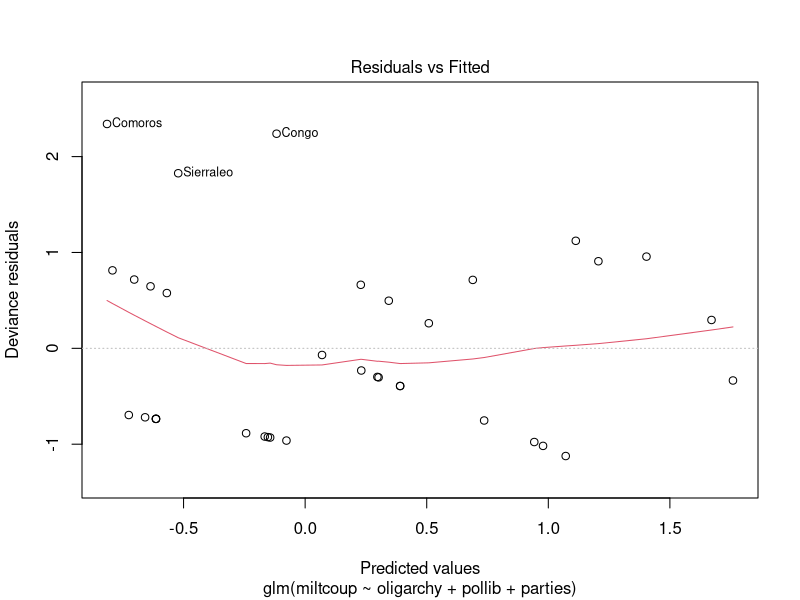

Generate this figure with R:
## ---- chunk 1
knitr::opts_chunk$set(echo = TRUE)
## ---- chunk 2
# load data
afr= read.table("africa.txt", header = TRUE)
afr$pollib = as.factor(afr$pollib)
## ---- chunk 3
summary(glm(miltcoup~oligarchy+pollib+parties+pctvote+popn+size+numelec+numregim, family = poisson, data = afr))
## ---- chunk 4
summary(glm(miltcoup~oligarchy+pollib+parties+pctvote+popn+size+numregim, family = poisson, data = afr))[[12]]
## ---- chunk 5
summary(glm(miltcoup~oligarchy+pollib+parties+pctvote+popn+size, family = poisson, data = afr))[[12]]
## ---- chunk 6
summary(glm(miltcoup~oligarchy+pollib+parties+pctvote+popn, family = poisson, data = afr))[[12]]
## ---- chunk 7
summary(glm(miltcoup~oligarchy+pollib+parties+pctvote, family = poisson, data = afr))[[12]]
## ---- chunk 8
afrglm = glm(miltcoup~oligarchy+pollib+parties, family = poisson, data = afr)
summary(afrglm)
## ---- chunk 9
# plot(predict(afrglm), residuals(afrglm, type="deviance"))
plot(afrglm, 1, ann=FALSE)
title(ylab="Deviance residuals", xlab="Predicted values")
## ---- chunk 10
# predict(afrglm, data.frame(pollib="0", oligarchy=mean(afr$oligarchy), parties=mean(afr$parties)))[[1]]
# predict(afrglm, data.frame(pollib="1", oligarchy=mean(afr$oligarchy), parties=mean(afr$parties)))[[1]]
# predict(afrglm, data.frame(pollib="2", oligarchy=mean(afr$oligarchy), parties=mean(afr$parties)))[[1]]
## ---- chunk 11
print("pollib 0:")
print(exp(0.207981 + 0.091466*mean(afr$oligarchy) -0.495414*0 - 1.112086*0 + 0.022358*mean(afr$parties)))
print("pollib 1:")
print(exp(0.207981 + 0.091466*mean(afr$oligarchy) -0.495414*1 - 1.112086*0 + 0.022358*mean(afr$parties)))
print("pollib 2:")
print(exp(0.207981 + 0.091466*mean(afr$oligarchy) -0.495414*0 - 1.112086*1 + 0.022358*mean(afr$parties)))
